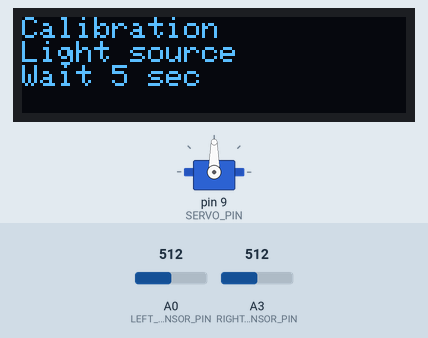
Simulated run of this sketch. Board: Arduino Mega 2560, built with avr-gcc and run on an emulated ATmega2560. On the bench: 128×32 one-colour display, servo. The test bench sets the inputs (shaded band); at power-on: A0 (LEFT_SENSOR_PIN) = 512, A3 (RIGHT_SENSOR_PIN) = 512. What the sketch prints to the serial monitor is not drawn.

Above: at 0.1 s.
At 5.1 s:
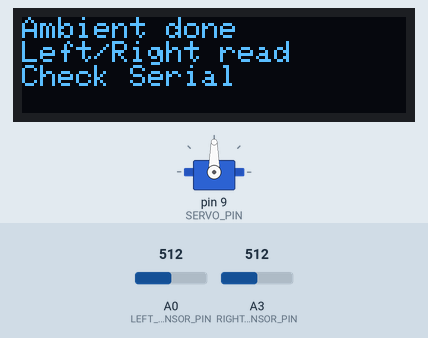
At 6.2 s:
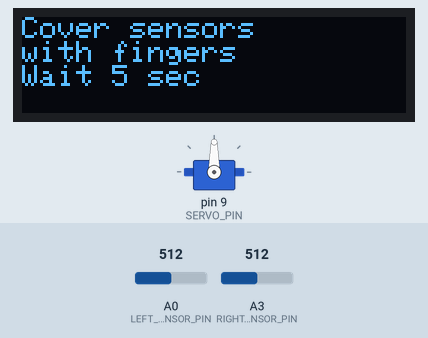
At 11.2 s:
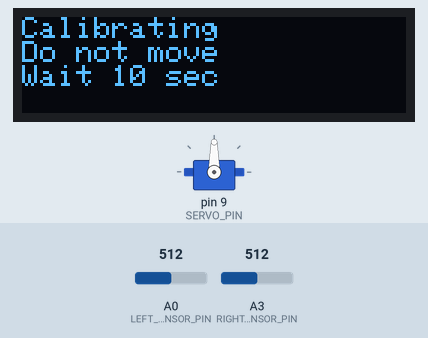
At 21.2 s:
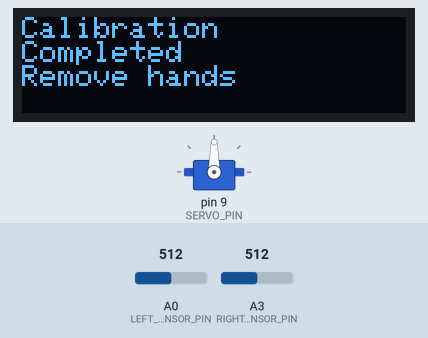
At 25.2 s:
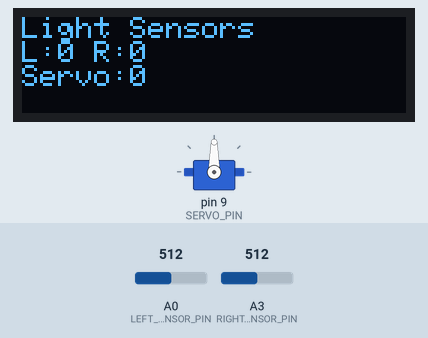

The sketch:

light_sensor_oled_tracking_test.ino
```cpp
#include <Arduino.h>
#include <Wire.h>
#include <Adafruit_GFX.h>
#include <Adafruit_SSD1306.h>
#include <Servo.h>

#define SCREEN_WIDTH 128
#define SCREEN_HEIGHT 32
#define OLED_RESET 28

#define SERVO_PIN 9
#define LEFT_SENSOR_PIN A0
#define RIGHT_SENSOR_PIN A3
#define TOL 50
#define K 5

Adafruit_SSD1306 display(SCREEN_WIDTH, SCREEN_HEIGHT, &Wire, OLED_RESET);
Servo myservo;

int int_position = 90;

// Calibration variables copied from the original program.
int int_adc0, int_adc0_m, int_adc0_c;
int int_adc1, int_adc1_m, int_adc1_c;
int int_left, int_right;

void updateOled(const char *line1, int leftValue, int rightValue, int servoSpeed) {
  display.clearDisplay();
  display.setTextSize(1);
  display.setTextColor(SSD1306_WHITE);
  display.setCursor(0, 0);
  display.println(line1);
  display.print("L:");
  display.print(leftValue);
  display.print(" R:");
  display.println(rightValue);
  display.print("Servo:");
  display.println(servoSpeed);
  display.display();
}

void showMessage(const char *line1, const char *line2, const char *line3 = "") {
  display.clearDisplay();
  display.setTextSize(1);
  display.setTextColor(SSD1306_WHITE);
  display.setCursor(0, 0);
  display.println(line1);
  display.println(line2);
  display.println(line3);
  display.display();
}

int computeIntensity(int rawValue, int darkValue, int slope) {
  if (slope == 0) {
    return 0;
  }

  int intensity = (rawValue - darkValue) / slope;
  return constrain(intensity, 0, 100);
}

void tracker() {
  // If left sensor is brighter than right sensor, decrease servo angle and turn LEFT.
  if (int_left > (int_right + TOL)) {
    if (int_position > 0) {
      int_position = int_position - K;
      myservo.write(int_position);
    }
  }

  // If right sensor is brighter than left sensor, increase servo angle and turn RIGHT.
  if (int_left < (int_right - TOL)) {
    if (int_position < 180) {
      int_position = int_position + K;
      myservo.write(int_position);
    }
  }
}

void setup() {
  Serial.begin(115200);
  Serial.println(F("Program started"));
  Wire.begin();
  Serial.println(F("Wire begin already"));

  if (!display.begin(SSD1306_SWITCHCAPVCC, 0x3C)) {
    Serial.println(F("SSD1306 allocation failed"));
  }
  Serial.println(F("After If "));
  display.clearDisplay();
  display.setTextSize(2);
  display.setTextColor(SSD1306_WHITE);
  display.cp437(true);
  display.setCursor(0, 0);
  display.println("AI Robot");
  display.display();

  myservo.attach(SERVO_PIN);
  myservo.write(int_position);
  pinMode(LEFT_SENSOR_PIN, INPUT);
  pinMode(RIGHT_SENSOR_PIN, INPUT);

  Serial.println();

  // Measure the sensors reading at ambient light intensity.
  Serial.println("Calibration in progress, put the sensors under the light (~ 5 sec) ......");
  Serial.println("***********************");
  showMessage("Calibration", "Light source", "Wait 5 sec");
  delay(5000);

  int_adc0 = analogRead(LEFT_SENSOR_PIN);
  int_adc1 = analogRead(RIGHT_SENSOR_PIN);
  Serial.print("Left : ");
  Serial.println(int_adc0);
  Serial.print("Right : ");
  Serial.println(int_adc1);
  showMessage("Ambient done", "Left/Right read", "Check Serial");
  delay(1000);

  Serial.println("\nCalibration in progress, cover the sensors with your fingers (~ 8 sec to set)......");
  Serial.println("************ Put Fingers *****************");
  showMessage("Cover sensors", "with fingers", "Wait 5 sec");
  delay(5000);
  Serial.println("********* START Calibration **************");

  // Measure the sensors reading at zero light intensity.
  int_adc0_c = analogRead(LEFT_SENSOR_PIN);
  int_adc1_c = analogRead(RIGHT_SENSOR_PIN);

  // Calculate the slope of light intensity to ADC reading equations.
  int_adc0_m = (int_adc0 - int_adc0_c) / 100;
  int_adc1_m = (int_adc1 - int_adc1_c) / 100;
  showMessage("Calibrating", "Do not move", "Wait 10 sec");
  delay(10000);

  Serial.println("\n******** Completed! Remove your hands ********");
  showMessage("Calibration", "Completed", "Remove hands");
  delay(4000);
}

void loop() {
  int_left = computeIntensity(analogRead(LEFT_SENSOR_PIN), int_adc0_c, int_adc0_m);
  int_right = computeIntensity(analogRead(RIGHT_SENSOR_PIN), int_adc1_c, int_adc1_m);

  Serial.print("Left sensor intensity = ");
  Serial.print(int_left);
  Serial.print(";  Right sensor intensity = ");
  Serial.print(int_right);
  Serial.print(";  Servo Speed (-90 to 90) = ");
  Serial.println(int_position - 90);

  updateOled("Light Sensors", int_left, int_right, int_position - 90);
  tracker();
  delay(100);
}
```

Measured:
- what the display in image 0 shows lasts 5.0 s, from 0.1 s to 5.1 s
- what the display in image 1 shows lasts 1.0 s, from 5.1 s to 6.1 s
- what the display in image 3 shows lasts 10.0 s, from 11.1 s to 21.1 s
- what the display in image 4 shows lasts 4.1 s, from 21.1 s to 25.2 s
